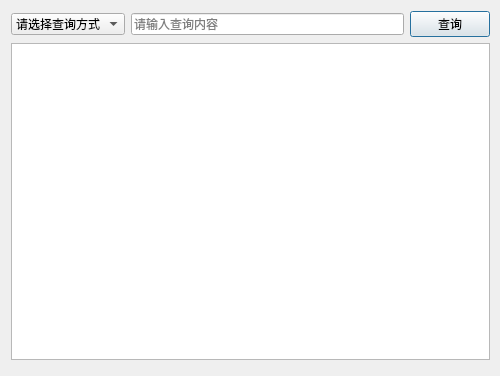
<?xml version="1.0" encoding="UTF-8"?>
<ui version="4.0">
 <class>QueryInformation</class>
 <widget class="QDialog" name="QueryInformation">
  <property name="geometry">
   <rect>
    <x>0</x>
    <y>0</y>
    <width>500</width>
    <height>376</height>
   </rect>
  </property>
  <property name="windowTitle">
   <string>查询信息</string>
  </property>
  <widget class="QWidget" name="layoutWidget">
   <property name="geometry">
    <rect>
     <x>0</x>
     <y>0</y>
     <width>501</width>
     <height>371</height>
    </rect>
   </property>
   <layout class="QVBoxLayout" name="verticalLayout">
    <item>
     <layout class="QHBoxLayout" name="horizontalLayout">
      <item>
       <widget class="QComboBox" name="choice">
        <item>
         <property name="text">
          <string>请选择查询方式</string>
         </property>
        </item>
        <item>
         <property name="text">
          <string>员工号</string>
         </property>
        </item>
        <item>
         <property name="text">
          <string>姓名</string>
         </property>
        </item>
        <item>
         <property name="text">
          <string>性别</string>
         </property>
        </item>
        <item>
         <property name="text">
          <string>民族</string>
         </property>
        </item>
        <item>
         <property name="text">
          <string>学历</string>
         </property>
        </item>
        <item>
         <property name="text">
          <string>电话号码</string>
         </property>
        </item>
        <item>
         <property name="text">
          <string>工资</string>
         </property>
        </item>
        <item>
         <property name="text">
          <string>奖金</string>
         </property>
        </item>
        <item>
         <property name="text">
          <string>部门编号</string>
         </property>
        </item>
        <item>
         <property name="text">
          <string>部门名称</string>
         </property>
        </item>
        <item>
         <property name="text">
          <string>职位</string>
         </property>
        </item>
       </widget>
      </item>
      <item>
       <widget class="QLineEdit" name="inputInformation">
        <property name="placeholderText">
         <string>请输入查询内容</string>
        </property>
        <property name="clearButtonEnabled">
         <bool>true</bool>
        </property>
       </widget>
      </item>
      <item>
       <widget class="QPushButton" name="searchButton">
        <property name="text">
         <string>查询</string>
        </property>
       </widget>
      </item>
     </layout>
    </item>
    <item>
     <widget class="QTableView" name="tableViewInformation"/>
    </item>
   </layout>
  </widget>
 </widget>
 <layoutdefault spacing="6" margin="11"/>
 <resources/>
 <connections/>
</ui>
